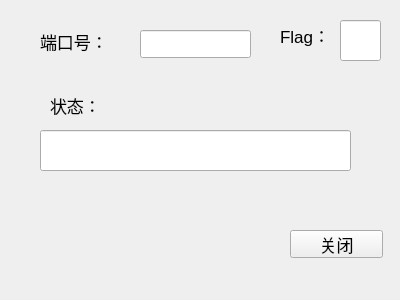
<?xml version="1.0" encoding="UTF-8"?>
<ui version="4.0">
 <class>Widget</class>
 <widget class="QWidget" name="Widget">
  <property name="geometry">
   <rect>
    <x>0</x>
    <y>0</y>
    <width>400</width>
    <height>300</height>
   </rect>
  </property>
  <property name="font">
   <font>
    <pointsize>13</pointsize>
   </font>
  </property>
  <property name="windowTitle">
   <string>Widget</string>
  </property>
  <widget class="QPushButton" name="pushButton">
   <property name="geometry">
    <rect>
     <x>290</x>
     <y>230</y>
     <width>93</width>
     <height>28</height>
    </rect>
   </property>
   <property name="text">
    <string>关闭</string>
   </property>
  </widget>
  <widget class="QLineEdit" name="lineEdit">
   <property name="geometry">
    <rect>
     <x>40</x>
     <y>130</y>
     <width>311</width>
     <height>41</height>
    </rect>
   </property>
   <property name="readOnly">
    <bool>true</bool>
   </property>
  </widget>
  <widget class="QLineEdit" name="lineEditFlag">
   <property name="geometry">
    <rect>
     <x>340</x>
     <y>20</y>
     <width>41</width>
     <height>41</height>
    </rect>
   </property>
   <property name="readOnly">
    <bool>true</bool>
   </property>
  </widget>
  <widget class="QLineEdit" name="lineEditPort">
   <property name="geometry">
    <rect>
     <x>140</x>
     <y>30</y>
     <width>111</width>
     <height>28</height>
    </rect>
   </property>
   <property name="readOnly">
    <bool>true</bool>
   </property>
  </widget>
  <widget class="QLabel" name="label">
   <property name="geometry">
    <rect>
     <x>40</x>
     <y>30</y>
     <width>88</width>
     <height>22</height>
    </rect>
   </property>
   <property name="text">
    <string>端口号：</string>
   </property>
  </widget>
  <widget class="QLabel" name="label_2">
   <property name="geometry">
    <rect>
     <x>280</x>
     <y>20</y>
     <width>72</width>
     <height>31</height>
    </rect>
   </property>
   <property name="text">
    <string>Flag：</string>
   </property>
  </widget>
  <widget class="QLabel" name="label_3">
   <property name="geometry">
    <rect>
     <x>50</x>
     <y>90</y>
     <width>191</width>
     <height>31</height>
    </rect>
   </property>
   <property name="text">
    <string>状态：</string>
   </property>
  </widget>
 </widget>
 <layoutdefault spacing="6" margin="11"/>
 <resources/>
 <connections/>
</ui>
